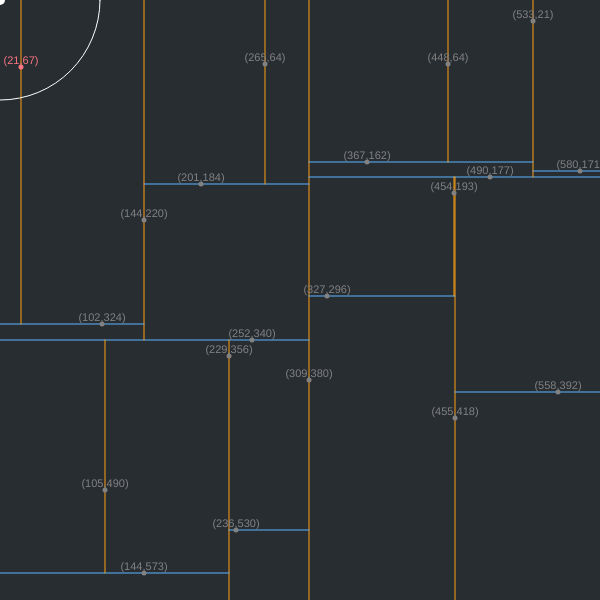
Frame 1 (no input)
Frame 60 (no input): identical to frame 1, image omitted
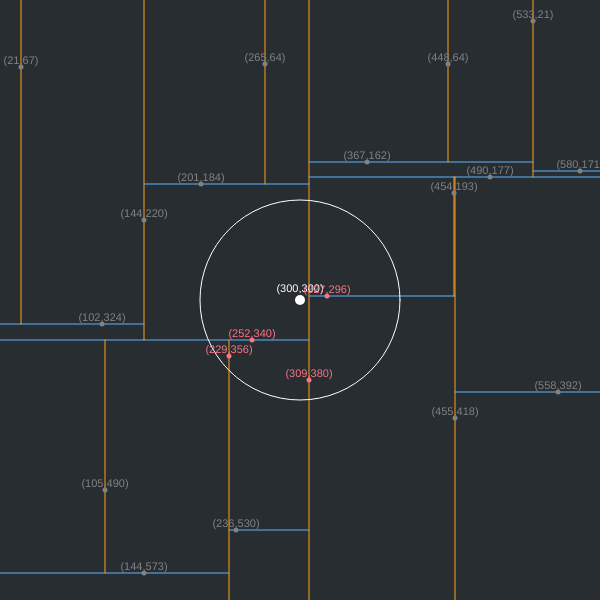
Frame 120 (the mouse pressed at the canvas centre since frame 60)

The p5.js sketch that drew these frames (run headless with seeded random() and noise() and a simulated clock; from frame 60 on, the mouse is pressed at the canvas centre):

// p5.js sketch
// ── sketch.js
// Project: K-D tree
// Author: Yun-Chen Lee yclee@arch.nycu.edu.tw
// Date: 2024/04/15
// Description:
// 1. Build K-D Tree
// 2. Draw K-D Tree
// 3. Search the Closet Point in K-D Tree
// 4. Find All Sample within Specific Distance

//  --------------------------------------------------
let node_list = []; // save the list of points
let MAX_SIZE = 20; // ths count of points
let tree; // save the K-D tree


//  --------------------------------------------------
//  /* 1 - Build KD Tree */
let k = 2 // (x,y)

// sorting key: compare with x coordinate
function compareX(a, b) {
    if (a.p.x > b.p.x) return 1;
    if (a.p.x < b.p.x) return -1;
    return 0
}

// sorting key: compare with y coordinate
function compareY(a, b) {
    if (a.p.y > b.p.y) return 1;
    if (a.p.y < b.p.y) return -1;
    return 0
}

// build the K-D tree
function build_kdtree(nodes, depth = 0) {

    let N = nodes.length;
    // console.log(N)

    if (N <= 0) return null

    let axis = depth % k;

    let sorted_points;
    if (axis == 0) sorted_points = nodes.sort(compareX)
    else sorted_points = nodes.sort(compareY)

    let n = int(N / 2);

    return {
        'point': sorted_points[n],
        'left': build_kdtree(sorted_points.slice(0, n), depth + 1),
        'right': build_kdtree(sorted_points.slice(n + 1, sorted_points.length), depth + 1)
    }
}


//  --------------------------------------------------
//  /* 2 - Draw K-D Tree */
function draw_kdtree(tree, depth = 0, x0 = 0, x1 = width, y0 = 0, y1 = height) {
    // console.log(tree);

    if (tree != null) {
        let axis = depth % k;
        push();
        if (axis == 0) {
            stroke(255, 160, 20);
            line(tree.point.p.x, y0, tree.point.p.x, y1);
            draw_kdtree(tree.left, depth + 1, x0, tree.point.p.x, y0, y1);
            draw_kdtree(tree.right, depth + 1, tree.point.p.x, x1, y0, y1);
        } else {
            stroke(90, 180, 255);
            line(x0, tree.point.p.y, x1, tree.point.p.y);
            draw_kdtree(tree.left, depth + 1, x0, x1, y0, tree.point.p.y);
            draw_kdtree(tree.right, depth + 1, x0, x1, tree.point.p.y, y1);
        }
        pop();
    }

}


//  --------------------------------------------------
//  /* 3 - Search the Closet Point in K-D Tree */

// // find the closer point
// function closer_distance(pivot, p1, p2) {
//     if (p1 == null) return p2;
//     if (p2 == null) return p1;

//     let d1 = dist(pivot.p.x, pivot.p.y, p1.p.x, p1.p.y);
//     let d2 = dist(pivot.p.x, pivot.p.y, p2.p.x, p2.p.y);

//     if (d1 < d2) {
//         return p1;
//     } else return p2;

// }

// function kdtree_closest_point(root, point, depth = 0) {

//     if (root == null) return null;

//     let axis = depth % k;

//     let next_branch = null;
//     let opposite_branch = null;

//     let pt, rt;
//     if (axis == 0) {
//         pt = point.p.x;
//         rt = root.point.p.x;
//     } else {
//         pt = point.p.y;
//         rt = root.point.p.y;
//     }

//     if (pt < rt) {
//         next_branch = root.left;
//         opposite_branch = root.right;
//     } else {
//         next_branch = root.right;
//         opposite_branch = root.left;
//     }

//     let best = closer_distance(point, kdtree_closest_point(next_branch, point, depth + 1), root.point);

//     if (dist(point.p.x, point.p.y, best.p.x, best.p.y) > abs(pt - rt)) {
//         best = closer_distance(point, kdtree_closest_point(opposite_branch, point, depth + 1), best)
//     }

//     // console.log(best)
//     return best
// }


//  --------------------------------------------------
//  /* 4 - Find all sample within specific distance */
function kdtree_points_within_distance(root, point, r, depth = 0, result = []) {
    if (root == null) return null;

    let axis = depth % k;

    let next_branch = null;
    let opposite_branch = null;

    let pt, rt;
    if (axis == 0) {
        pt = point.p.x;
        rt = root.point.p.x;
    } else {
        pt = point.p.y;
        rt = root.point.p.y;
    }

    if (pt < rt) {
        next_branch = root.left;
        opposite_branch = root.right;
    } else {
        next_branch = root.right;
        opposite_branch = root.left;
    }


    if (r > dist(point.p.x, point.p.y, root.point.p.x, root.point.p.y)) {
        result.push(root.point);
    }
    kdtree_points_within_distance(next_branch, point, r, depth + 1, result);
    // console.log('next: ', root.point.p);

    if (r > abs(pt - rt)) {
        kdtree_points_within_distance(opposite_branch, point, r, depth + 1, result);
        // console.log('oppo: ', root.point.p)
    }

    return result;

}



//  --------------------------------------------------

function setup() {
    createCanvas(600, 600);

    randomSeed(12);

    // create the list of points
    for (let i = 0; i < MAX_SIZE; i++) {
        let n = new Node({});
        node_list.push(n);
    }

    // build K-D tree
    tree = build_kdtree(node_list);
}

function draw() {

    background(40, 45, 50);

    // draw K-D tree
    // -------------------------------
    draw_kdtree(tree);

    // reset points' color
    // -------------------------------
    node_list.forEach(n => {
        n.color_reset();
        // n.draw();
    })


    // draw mouse
    // -------------------------------
    push();
    translate(mouseX, mouseY);
    fill(255);
    noStroke();
    circle(0, 0, 10);
    textSize(11);
    textAlign(CENTER)
    text("(" + int(mouseX) + "," + int(mouseY) + ")", 0, -8);
    pop();


    // find the closest point in K-D tree
    // -------------------------------
    // let piv = new Node({
    //     p: createVector(mouseX, mouseY)
    // })

    // let best = kdtree_closest_point(tree, piv);

    // // draw the line from cloest point to mouse
    // push();
    // translate(best.p.x, best.p.y);
    // fill(255);
    // noStroke();
    // circle(0, 0, 7);
    // pop();

    // push();
    // noFill();
    // stroke(255);
    // strokeWeight(2)
    // line(mouseX, mouseY, best.p.x, best.p.y);
    // pop();



    // find within distance
    // -------------------------------
    let piv = new Node({
        p: createVector(mouseX, mouseY)
    })
    push();
    translate(piv.p.x, piv.p.y);
    let r = 100;
    noFill();
    stroke(255);
    circle(0, 0, 2 * r);
    pop();

    let samples = kdtree_points_within_distance(tree, piv, r);

    if (samples) {
        samples.forEach(s => {
            s.clr = color(249, 117, 131); // pink
        })
    }


    // draw points
    // -------------------------------
    node_list.forEach(n => {
        n.draw();
    })

    // noLoop();
}

// ── Node.js
class Node {

    constructor(args) {
        this.p = args.p || createVector(int(random(width)), int(random(height)));
        this.r = args.r || 5;
        this.defualt_color = 130;
        this.clr = args.clr || this.defualt_color;
    }

    draw() {
        push();
        translate(this.p.x, this.p.y);
        // fill(255, 65, 80);
        fill(this.clr)
        noStroke();
        circle(0, 0, this.r);
        textSize(11);
        textAlign(CENTER)
        text("(" + this.p.x + "," + this.p.y + ")", 0, -3);
        pop();
    }

    color_reset() {
        this.clr = this.defualt_color;
    }


}
